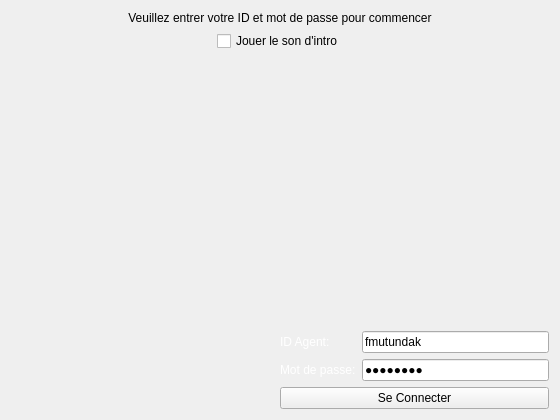
<?xml version="1.0" encoding="UTF-8"?>
<ui version="4.0">
 <class>FormLogin</class>
 <widget class="QWidget" name="FormLogin">
  <property name="geometry">
   <rect>
    <x>0</x>
    <y>0</y>
    <width>560</width>
    <height>420</height>
   </rect>
  </property>
  <property name="minimumSize">
   <size>
    <width>560</width>
    <height>420</height>
   </size>
  </property>
  <property name="maximumSize">
   <size>
    <width>560</width>
    <height>420</height>
   </size>
  </property>
  <property name="windowTitle">
   <string>Bus Manager</string>
  </property>
  <layout class="QVBoxLayout" name="verticalLayout_2">
   <item>
    <widget class="QLabel" name="labelConnexionInfo">
     <property name="styleSheet">
      <string notr="true">color: rgb(0, 0, 0);</string>
     </property>
     <property name="text">
      <string>Veuillez entrer votre ID et mot de passe pour commencer</string>
     </property>
     <property name="alignment">
      <set>Qt::AlignCenter</set>
     </property>
    </widget>
   </item>
   <item>
    <layout class="QHBoxLayout" name="horizontalLayout_2">
     <item>
      <spacer name="horizontalSpacer_3">
       <property name="orientation">
        <enum>Qt::Horizontal</enum>
       </property>
       <property name="sizeHint" stdset="0">
        <size>
         <width>40</width>
         <height>20</height>
        </size>
       </property>
      </spacer>
     </item>
     <item>
      <widget class="QCheckBox" name="checkBoxMuteIntroSound">
       <property name="text">
        <string>Jouer le son d'intro</string>
       </property>
      </widget>
     </item>
     <item>
      <spacer name="horizontalSpacer_2">
       <property name="orientation">
        <enum>Qt::Horizontal</enum>
       </property>
       <property name="sizeHint" stdset="0">
        <size>
         <width>40</width>
         <height>20</height>
        </size>
       </property>
      </spacer>
     </item>
    </layout>
   </item>
   <item>
    <spacer name="verticalSpacer">
     <property name="orientation">
      <enum>Qt::Vertical</enum>
     </property>
     <property name="sizeHint" stdset="0">
      <size>
       <width>20</width>
       <height>260</height>
      </size>
     </property>
    </spacer>
   </item>
   <item>
    <layout class="QHBoxLayout" name="horizontalLayout">
     <item>
      <spacer name="horizontalSpacer">
       <property name="orientation">
        <enum>Qt::Horizontal</enum>
       </property>
       <property name="sizeHint" stdset="0">
        <size>
         <width>40</width>
         <height>20</height>
        </size>
       </property>
      </spacer>
     </item>
     <item>
      <layout class="QVBoxLayout" name="verticalLayout">
       <item>
        <layout class="QFormLayout" name="formLayout">
         <item row="0" column="0">
          <widget class="QLabel" name="label">
           <property name="styleSheet">
            <string notr="true">color: rgb(255, 255, 255);</string>
           </property>
           <property name="text">
            <string>ID Agent:</string>
           </property>
          </widget>
         </item>
         <item row="0" column="1">
          <widget class="QLineEdit" name="lineEditIDAgent">
           <property name="text">
            <string>fmutundak</string>
           </property>
          </widget>
         </item>
         <item row="1" column="0">
          <widget class="QLabel" name="label_2">
           <property name="styleSheet">
            <string notr="true">color: rgb(255, 255, 255);</string>
           </property>
           <property name="text">
            <string>Mot de passe:</string>
           </property>
          </widget>
         </item>
         <item row="1" column="1">
          <widget class="QLineEdit" name="lineEditMotDePasse">
           <property name="text">
            <string>freepass</string>
           </property>
           <property name="echoMode">
            <enum>QLineEdit::Password</enum>
           </property>
          </widget>
         </item>
        </layout>
       </item>
       <item>
        <widget class="QPushButton" name="pushButtonSeConnecter">
         <property name="text">
          <string>Se Connecter</string>
         </property>
         <property name="icon">
          <iconset>
           <normalon>:/img/img/login.png</normalon>
          </iconset>
         </property>
        </widget>
       </item>
      </layout>
     </item>
    </layout>
   </item>
  </layout>
  <zorder>labelConnexionInfo</zorder>
  <zorder>verticalSpacer</zorder>
 </widget>
 <resources/>
 <connections/>
</ui>
